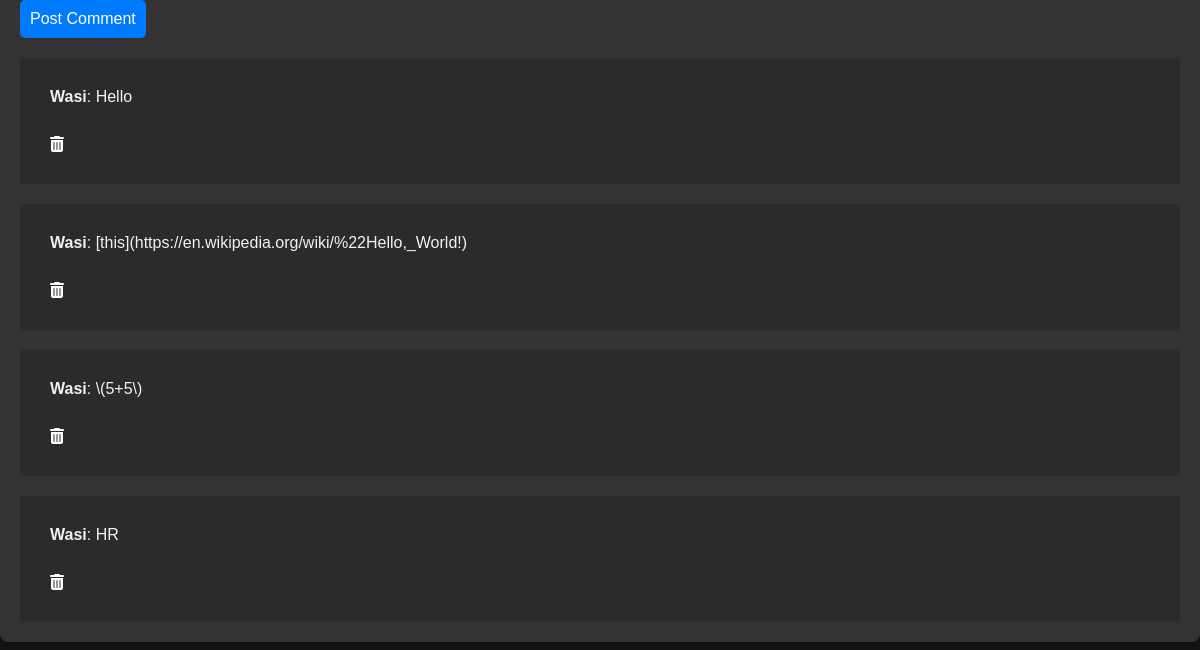
The page /discussion/7 (signed in, lower part) on the database as committed earlier.
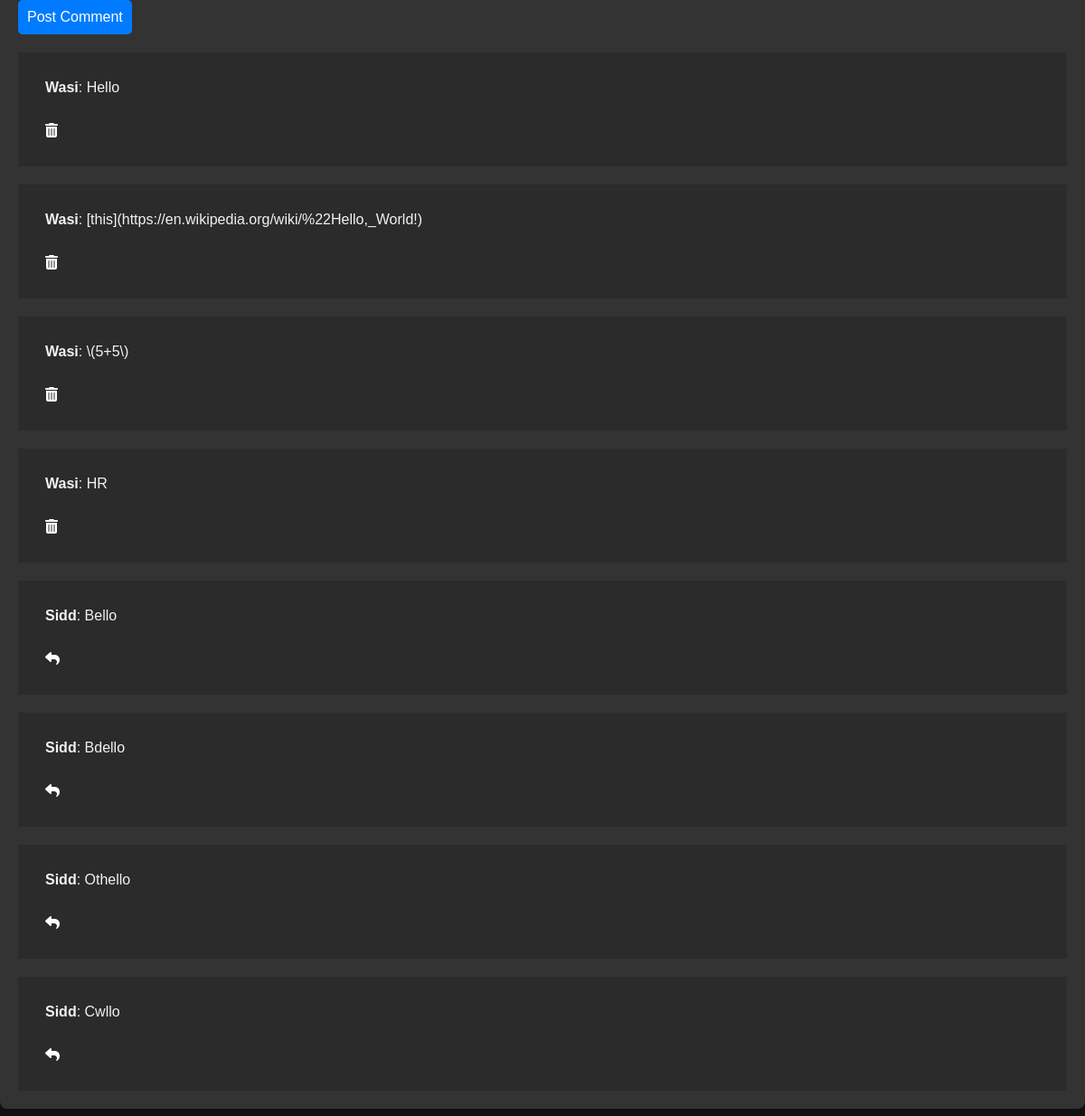
The same page on the database as committed later.
### app/models.py (models this page shows, shortened)
class Comments(db.Model):
    __tablename__ = "comments"
    __table_args__ = {"extend_existing": True}
    id = db.Column(db.Integer, primary_key=True, autoincrement=True)
    parent_id = db.Column(db.VARCHAR(10), nullable=False)
    username = db.Column(db.String(80), db.ForeignKey('user.username'))
    user = db.relationship('User', backref=db.backref('comments', cascade="all, delete-orphan"))
    content = db.Column(db.Text, nullable=False)
    created_at = db.Column(db.DateTime, default=datetime.utcnow)
    updated_at = db.Column(db.DateTime, onupdate=datetime.utcnow)

### app/routes/discussion.py (the view)
@discussion_bp.route('/discussion/<int:discussion_id>')
def view_discussion(discussion_id):
    if not current_user.is_authenticated:
        flash("You need to login to view discussions!", "danger")
        return redirect(url_for('routes.auth.login'))
    discussion = Discussion.query.get(discussion_id)
    if current_user.username != discussion.user.username:
        try:
            discussion.views += 1
        except:
            discussion.views = 1
        bookmarked = Bookmarks.query.filter_by(username=current_user.username, discussion_id=discussion_id).first()
        db.session.commit()
    else:
        bookmarked = None
    form = CommentForm()
    comments = Comments.query.filter_by(parent_id = 'D'+str(discussion_id)).order_by(Comments.created_at).all()
    return render_template('discussion.html', discussion=discussion, comments=comments, form=form, bookmarked=bookmarked)

### app/routes/auth.py (called while the page is built)
@login_manager.user_loader
def load_user(user_id):
    return User.query.get(int(user_id))

### app/templates/discussion.html (shortened to what this page needs)
<!DOCTYPE html>
<html>
    <head>
    <link rel="stylesheet" href="https://cdnjs.cloudflare.com/ajax/libs/highlight.js/11.7.0/styles/github-dark.min.css">
    <link rel="stylesheet" href="https://cdnjs.cloudflare.com/ajax/libs/font-awesome/6.4.2/css/all.min.css">
    <link rel="stylesheet" href="{{url_for('static', filename='css/discussion.css')}}">
</head>
{%include 'banner.html'%}
  <body>
    <div class="discussion-container">
        {% with post_id=discussion.id, post_type="D" %}
            {% include 'comments.html' %}
        {% endwith %}
    </div>
  </body>
</html>

### app/templates/comments.html (shortened to what this page needs)
<link rel="stylesheet" href="https://cdnjs.cloudflare.com/ajax/libs/font-awesome/6.4.2/css/all.min.css">
<div id="comment-form-container">
{% include 'comment-form.html' %}
</div>
{% for comment in comments %}
    {% if comment.parent_id == post_type ~ post_id|string%}
    <div class="comment" id="comment-{{ comment.id }}">
        <p><strong>{{ comment.username }}</strong>:
            {{ comment.content }}</p>
            {%if current_user.username == comment.username%}
            <button onclick="confirmDeletion(event, '{{comment.id}}', '/comment/')"><i class="fas fa-trash-alt"></i></button>
        {%else%}
        <button class="reply-button" data-username="{{ comment.username }}"><i class="fas fa-reply"></i></button>
        {%endif%}
    </div>
    {% endif %}
{% endfor %}

Rows that differ between the two databases and show on the page:
added Comments: username "Sidd", content "Bello"
added Comments: username "Sidd", content "Bdello"
added Comments: username "Sidd", content "Othello"
added Comments: username "Sidd", content "Cwllo"
